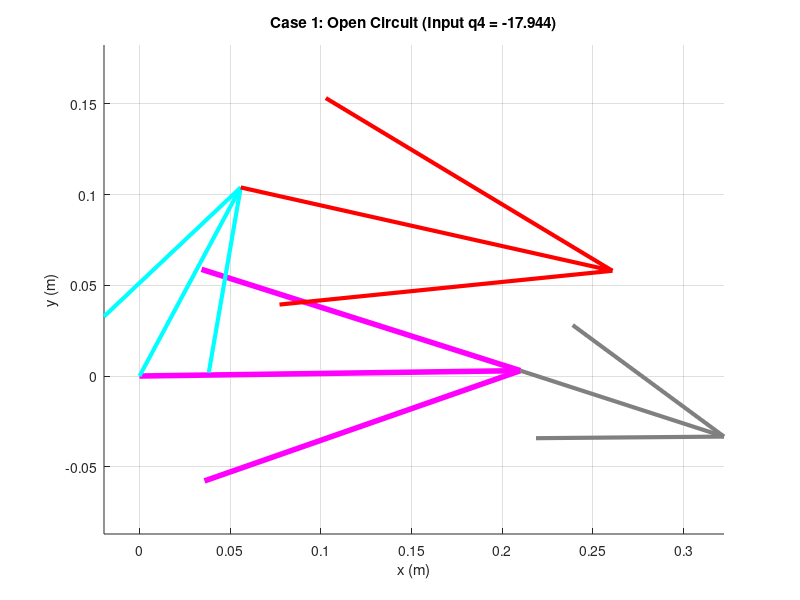
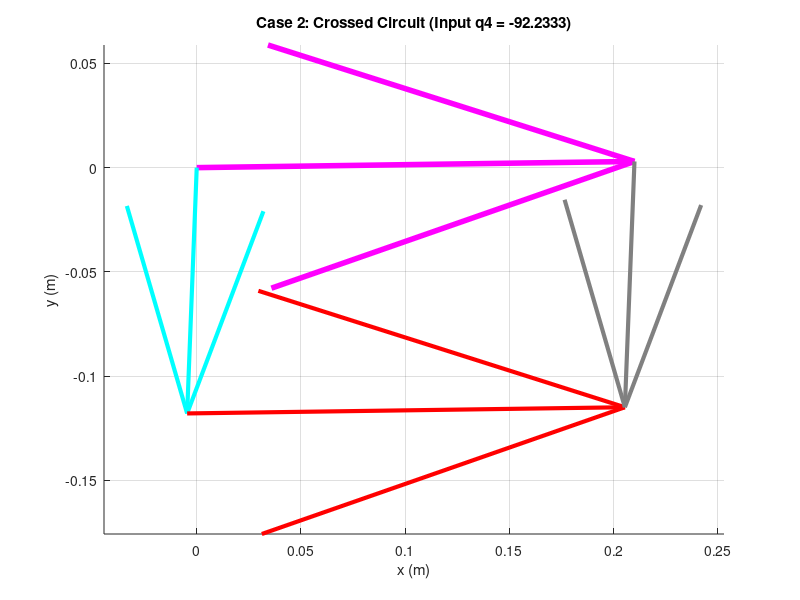

Recreate these plots in MATLAB, in order.
clear all
close all
clc

% --- 1. Define Parameters (Unit: meters) ---
L1 = 0.210; % Ground (d) - Pink
L2 = 0.118; % Crank (a) - Cyan
L3 = 0.210; % Coupler (b) - Red
L4 = 0.118; % Rocker (c) - Grey

a = L2;
b = L3;
c = L4;
d = L1;

% Ground Offset
offset_deg = 0.81;
offset = deg2rad(offset_deg);

% --- 2. Define K Constants (For Inverse Analysis: Link 4 is Input) ---
% Swapping 'a' and 'c' because we find Theta 2 from Theta 4
K1 = d/c; 
K2 = d/a;
K3 = (c^2 - b^2 + a^2 + d^2)/(2*c*a); 

% Constants for Theta 3 derivation
% Geometric approach to eliminate Theta 2
% (These will be used inside the cases)

% ==========================================
% CASE 1: Open Circuit (Input Theta 4 = -17.944)
% ==========================================
q4d_open = -17.944; 
q4_1 = deg2rad(q4d_open) - offset; % Local Theta 4

% --- Calculate Coefficients for Theta 2 ---
A1 = cos(q4_1) - K1 - K2*cos(q4_1) + K3;
B1 = -2*sin(q4_1);
C1 = K1 - (K2+1)*cos(q4_1) + K3;

% --- Calculate Coefficients for Theta 3 ---
P1 = -2*b*(d + c*cos(q4_1));
Q1 = -2*b*c*sin(q4_1);
R1 = d^2 + c^2 + b^2 - a^2 + 2*d*c*cos(q4_1);

D1 = R1 - P1;
E1 = 2*Q1;
F1 = R1 + P1;

% --- Solve for Theta 2 & 3 (Case 1) ---
% Solution pair that matches Open assembly
q2_open = 2*atan((-B1 - sqrt(B1^2 - 4*A1*C1))/(2*A1)); 
q3_open = 2*atan((-E1 - sqrt(E1^2 - 4*D1*F1))/(2*D1)); 

q2_open_d = rad2deg(q2_open) + offset_deg;
q3_open_d = rad2deg(q3_open) + offset_deg;


% ==========================================
% CASE 2: Crossed Circuit (Input Theta 4 = -92.2333)
% ==========================================
q4d_cross = -92.2333; 
q4_2 = deg2rad(q4d_cross) - offset; % Local Theta 4

% --- Calculate Coefficients for Theta 2 ---
A2 = cos(q4_2) - K1 - K2*cos(q4_2) + K3;
B2 = -2*sin(q4_2);
C2 = K1 - (K2+1)*cos(q4_2) + K3;

% --- Calculate Coefficients for Theta 3 ---
P2 = -2*b*(d + c*cos(q4_2));
Q2 = -2*b*c*sin(q4_2);
R2 = d^2 + c^2 + b^2 - a^2 + 2*d*c*cos(q4_2);

D2 = R2 - P2;
E2 = 2*Q2;
F2 = R2 + P2;

% --- Solve for Theta 2 & 3 (Case 2) ---
% Solution pair that matches Crossed assembly
q2_cross = 2*atan((-B2 + sqrt(B2^2 - 4*A2*C2))/(2*A2)); 
q3_cross = 2*atan((-E2 + sqrt(E2^2 - 4*D2*F2))/(2*D2)); 

q2_cross_d = rad2deg(q2_cross) + offset_deg;
q3_cross_d = rad2deg(q3_cross) + offset_deg;


% ==========================================
% Vector Calculation & Plotting
% ==========================================
% Ground Vector
RO4O2 = d*exp(j*offset); 
RO4O2x = real(RO4O2); RO4O2y = imag(RO4O2);

% --- Vector Case 1 (Open) ---
RA1 = a*exp(j*(q2_open + offset));       
RBA1 = b*exp(j*(q3_open + offset));        
RBO4_1 = c*exp(j*(q4_1 + offset));    

RA1x = real(RA1); RA1y = imag(RA1);
RBA1x = real(RBA1); RBA1y = imag(RBA1); 
RBO4_1x = real(RBO4_1); RBO4_1y = imag(RBO4_1);

% --- Vector Case 2 (Crossed) ---
RA2 = a*exp(j*(q2_cross + offset));       
RBA2 = b*exp(j*(q3_cross + offset));
RBO4_2 = c*exp(j*(q4_2 + offset));    

RA2x = real(RA2); RA2y = imag(RA2);
RBA2x = real(RBA2); RBA2y = imag(RBA2); 
RBO4_2x = real(RBO4_2); RBO4_2y = imag(RBO4_2);

% --- Plotting Case 1 ---
figure(1)
title('Case 1: Open Circuit (Input q4 = -17.944)');
hold on;
% Ground (Pink)
quiver(0,0, RO4O2x, RO4O2y, 0, 'Color', [1 0 1], 'MaxHeadSize', 0.5, 'LineWidth', 4); 
% Crank (Cyan)
quiver(0,0, RA1x, RA1y, 0, 'cyan', 'MaxHeadSize', 0.5, 'LineWidth', 3); 
% Coupler (Red)
quiver(RA1x, RA1y, RBA1x, RBA1y, 0, 'red', 'MaxHeadSize', 0.5, 'LineWidth', 3); 
% Rocker (Grey)
quiver(RO4O2x, RO4O2y, RBO4_1x, RBO4_1y, 0, 'Color', [0.5 0.5 0.5], 'MaxHeadSize', 0.5, 'LineWidth', 3); 
axis equal; grid on;
xlabel('x (m)'); ylabel('y (m)');

% --- Plotting Case 2 ---
figure(2)
title('Case 2: Crossed Circuit (Input q4 = -92.2333)');
hold on;
% Ground (Pink)
quiver(0,0, RO4O2x, RO4O2y, 0, 'Color', [1 0 1], 'MaxHeadSize', 0.5, 'LineWidth', 4); 
% Crank (Cyan)
quiver(0,0, RA2x, RA2y, 0, 'cyan', 'MaxHeadSize', 0.5, 'LineWidth', 3); 
% Coupler (Red)
quiver(RA2x, RA2y, RBA2x, RBA2y, 0, 'red', 'MaxHeadSize', 0.5, 'LineWidth', 3); 
% Rocker (Grey)
quiver(RO4O2x, RO4O2y, RBO4_2x, RBO4_2y, 0, 'Color', [0.5 0.5 0.5], 'MaxHeadSize', 0.5, 'LineWidth', 3); 
axis equal; grid on;
xlabel('x (m)'); ylabel('y (m)');

% Display Results
disp('--- Results ---');
disp(['Case 1 (Open Input -17.944): Theta 2 = ', num2str(q2_open_d), ', Theta 3 = ', num2str(q3_open_d)]);
disp(['Case 2 (Crossed Input -92.2333): Theta 2 = ', num2str(q2_cross_d), ', Theta 3 = ', num2str(q3_cross_d)]);
